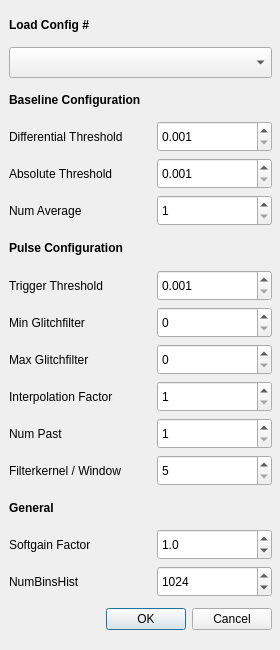
<?xml version="1.0" encoding="UTF-8"?>
<ui version="4.0">
 <class>AnalyzerSettings</class>
 <widget class="QDialog" name="AnalyzerSettings">
  <property name="geometry">
   <rect>
    <x>0</x>
    <y>0</y>
    <width>280</width>
    <height>650</height>
   </rect>
  </property>
  <property name="minimumSize">
   <size>
    <width>280</width>
    <height>650</height>
   </size>
  </property>
  <property name="maximumSize">
   <size>
    <width>280</width>
    <height>650</height>
   </size>
  </property>
  <property name="windowTitle">
   <string>Dialog</string>
  </property>
  <widget class="QWidget" name="layoutWidget">
   <property name="geometry">
    <rect>
     <x>9</x>
     <y>9</y>
     <width>263</width>
     <height>627</height>
    </rect>
   </property>
   <layout class="QGridLayout" name="gridLayout">
    <item row="0" column="0" colspan="2">
     <widget class="QLabel" name="SpPLabel">
      <property name="minimumSize">
       <size>
        <width>259</width>
        <height>31</height>
       </size>
      </property>
      <property name="font">
       <font>
        <weight>75</weight>
        <bold>true</bold>
       </font>
      </property>
      <property name="text">
       <string>Load Config #</string>
      </property>
     </widget>
    </item>
    <item row="1" column="0" colspan="2">
     <widget class="QComboBox" name="SpPcomboBox">
      <property name="minimumSize">
       <size>
        <width>259</width>
        <height>31</height>
       </size>
      </property>
     </widget>
    </item>
    <item row="2" column="0" colspan="2">
     <widget class="QLabel" name="BaselineNameLabel">
      <property name="minimumSize">
       <size>
        <width>259</width>
        <height>31</height>
       </size>
      </property>
      <property name="font">
       <font>
        <weight>75</weight>
        <bold>true</bold>
       </font>
      </property>
      <property name="text">
       <string>Baseline Configuration</string>
      </property>
     </widget>
    </item>
    <item row="3" column="0">
     <widget class="QLabel" name="BLdiffThreshLabel">
      <property name="minimumSize">
       <size>
        <width>142</width>
        <height>31</height>
       </size>
      </property>
      <property name="text">
       <string>Differential Threshold</string>
      </property>
     </widget>
    </item>
    <item row="3" column="1">
     <widget class="QDoubleSpinBox" name="BLdiffThreshSpinBox">
      <property name="minimumSize">
       <size>
        <width>111</width>
        <height>31</height>
       </size>
      </property>
      <property name="decimals">
       <number>3</number>
      </property>
      <property name="minimum">
       <double>0.001000000000000</double>
      </property>
      <property name="maximum">
       <double>1.000000000000000</double>
      </property>
      <property name="singleStep">
       <double>0.001000000000000</double>
      </property>
      <property name="value">
       <double>0.001000000000000</double>
      </property>
     </widget>
    </item>
    <item row="4" column="0">
     <widget class="QLabel" name="BLabsThreshLabel">
      <property name="minimumSize">
       <size>
        <width>142</width>
        <height>31</height>
       </size>
      </property>
      <property name="text">
       <string>Absolute Threshold</string>
      </property>
     </widget>
    </item>
    <item row="4" column="1">
     <widget class="QDoubleSpinBox" name="BLabsThreshSpinBox">
      <property name="minimumSize">
       <size>
        <width>111</width>
        <height>31</height>
       </size>
      </property>
      <property name="decimals">
       <number>3</number>
      </property>
      <property name="minimum">
       <double>0.001000000000000</double>
      </property>
      <property name="maximum">
       <double>1.000000000000000</double>
      </property>
      <property name="singleStep">
       <double>0.001000000000000</double>
      </property>
      <property name="value">
       <double>0.001000000000000</double>
      </property>
     </widget>
    </item>
    <item row="5" column="0">
     <widget class="QLabel" name="BLnumAvrgLabel">
      <property name="minimumSize">
       <size>
        <width>142</width>
        <height>31</height>
       </size>
      </property>
      <property name="text">
       <string>Num Average</string>
      </property>
     </widget>
    </item>
    <item row="5" column="1">
     <widget class="QSpinBox" name="BLnumAvrgSpinBox">
      <property name="minimumSize">
       <size>
        <width>111</width>
        <height>31</height>
       </size>
      </property>
      <property name="minimum">
       <number>1</number>
      </property>
      <property name="value">
       <number>1</number>
      </property>
     </widget>
    </item>
    <item row="6" column="0" colspan="2">
     <widget class="QLabel" name="PulseNameLabel">
      <property name="minimumSize">
       <size>
        <width>259</width>
        <height>31</height>
       </size>
      </property>
      <property name="font">
       <font>
        <weight>75</weight>
        <bold>true</bold>
       </font>
      </property>
      <property name="text">
       <string>Pulse Configuration</string>
      </property>
     </widget>
    </item>
    <item row="7" column="0">
     <widget class="QLabel" name="PTrigThreshLabel">
      <property name="minimumSize">
       <size>
        <width>142</width>
        <height>31</height>
       </size>
      </property>
      <property name="text">
       <string>Trigger Threshold</string>
      </property>
     </widget>
    </item>
    <item row="7" column="1">
     <widget class="QDoubleSpinBox" name="PTrigThreshSpinBox">
      <property name="minimumSize">
       <size>
        <width>111</width>
        <height>31</height>
       </size>
      </property>
      <property name="decimals">
       <number>3</number>
      </property>
      <property name="minimum">
       <double>0.001000000000000</double>
      </property>
      <property name="maximum">
       <double>1.000000000000000</double>
      </property>
      <property name="singleStep">
       <double>0.001000000000000</double>
      </property>
      <property name="value">
       <double>0.001000000000000</double>
      </property>
     </widget>
    </item>
    <item row="8" column="0">
     <widget class="QLabel" name="PminGlitchLabel">
      <property name="minimumSize">
       <size>
        <width>142</width>
        <height>31</height>
       </size>
      </property>
      <property name="text">
       <string>Min Glitchfilter</string>
      </property>
     </widget>
    </item>
    <item row="8" column="1">
     <widget class="QSpinBox" name="PminGlitchSpinBox">
      <property name="minimumSize">
       <size>
        <width>111</width>
        <height>31</height>
       </size>
      </property>
      <property name="value">
       <number>0</number>
      </property>
     </widget>
    </item>
    <item row="9" column="0">
     <widget class="QLabel" name="PmaxGlitchLabel">
      <property name="minimumSize">
       <size>
        <width>142</width>
        <height>31</height>
       </size>
      </property>
      <property name="text">
       <string>Max Glitchfilter</string>
      </property>
     </widget>
    </item>
    <item row="9" column="1">
     <widget class="QSpinBox" name="PmaxGlitchSpinBox">
      <property name="minimumSize">
       <size>
        <width>111</width>
        <height>31</height>
       </size>
      </property>
      <property name="value">
       <number>0</number>
      </property>
     </widget>
    </item>
    <item row="10" column="0">
     <widget class="QLabel" name="PIntrplntFactor">
      <property name="minimumSize">
       <size>
        <width>142</width>
        <height>31</height>
       </size>
      </property>
      <property name="text">
       <string>Interpolation Factor</string>
      </property>
     </widget>
    </item>
    <item row="10" column="1">
     <widget class="QSpinBox" name="PIntrplntSpinBox">
      <property name="minimumSize">
       <size>
        <width>111</width>
        <height>31</height>
       </size>
      </property>
      <property name="minimum">
       <number>1</number>
      </property>
      <property name="value">
       <number>1</number>
      </property>
     </widget>
    </item>
    <item row="11" column="0">
     <widget class="QLabel" name="PnumPastLabel">
      <property name="minimumSize">
       <size>
        <width>142</width>
        <height>31</height>
       </size>
      </property>
      <property name="text">
       <string>Num Past</string>
      </property>
     </widget>
    </item>
    <item row="11" column="1">
     <widget class="QSpinBox" name="PnumPastSpinBox">
      <property name="minimumSize">
       <size>
        <width>111</width>
        <height>31</height>
       </size>
      </property>
      <property name="minimum">
       <number>1</number>
      </property>
      <property name="value">
       <number>1</number>
      </property>
     </widget>
    </item>
    <item row="12" column="0">
     <widget class="QLabel" name="PNumKernelLabel">
      <property name="minimumSize">
       <size>
        <width>142</width>
        <height>31</height>
       </size>
      </property>
      <property name="text">
       <string>Filterkernel / Window</string>
      </property>
     </widget>
    </item>
    <item row="12" column="1">
     <widget class="QSpinBox" name="PNumKernelSpinBox">
      <property name="minimumSize">
       <size>
        <width>111</width>
        <height>31</height>
       </size>
      </property>
      <property name="minimum">
       <number>5</number>
      </property>
      <property name="value">
       <number>5</number>
      </property>
     </widget>
    </item>
    <item row="13" column="0" colspan="2">
     <widget class="QLabel" name="GenNameLabel">
      <property name="minimumSize">
       <size>
        <width>259</width>
        <height>31</height>
       </size>
      </property>
      <property name="font">
       <font>
        <weight>75</weight>
        <bold>true</bold>
       </font>
      </property>
      <property name="text">
       <string>General</string>
      </property>
     </widget>
    </item>
    <item row="14" column="0">
     <widget class="QLabel" name="GenSoftGainLabel">
      <property name="minimumSize">
       <size>
        <width>142</width>
        <height>31</height>
       </size>
      </property>
      <property name="text">
       <string>Softgain Factor</string>
      </property>
     </widget>
    </item>
    <item row="14" column="1">
     <widget class="QDoubleSpinBox" name="GenSoftGainSpinBox">
      <property name="minimumSize">
       <size>
        <width>111</width>
        <height>31</height>
       </size>
      </property>
      <property name="decimals">
       <number>1</number>
      </property>
      <property name="singleStep">
       <double>0.100000000000000</double>
      </property>
      <property name="value">
       <double>1.000000000000000</double>
      </property>
     </widget>
    </item>
    <item row="15" column="0">
     <widget class="QLabel" name="GenNumBinsHistLabel">
      <property name="minimumSize">
       <size>
        <width>142</width>
        <height>31</height>
       </size>
      </property>
      <property name="text">
       <string>NumBinsHist</string>
      </property>
     </widget>
    </item>
    <item row="15" column="1">
     <widget class="QSpinBox" name="GenNumBinsHistSpinBox">
      <property name="minimumSize">
       <size>
        <width>111</width>
        <height>31</height>
       </size>
      </property>
      <property name="minimum">
       <number>10</number>
      </property>
      <property name="maximum">
       <number>100000</number>
      </property>
      <property name="value">
       <number>1024</number>
      </property>
     </widget>
    </item>
    <item row="16" column="0" colspan="2">
     <widget class="QDialogButtonBox" name="buttonBox">
      <property name="minimumSize">
       <size>
        <width>200</width>
        <height>33</height>
       </size>
      </property>
      <property name="orientation">
       <enum>Qt::Horizontal</enum>
      </property>
      <property name="standardButtons">
       <set>QDialogButtonBox::Cancel|QDialogButtonBox::Ok</set>
      </property>
     </widget>
    </item>
   </layout>
  </widget>
 </widget>
 <resources/>
 <connections>
  <connection>
   <sender>buttonBox</sender>
   <signal>accepted()</signal>
   <receiver>AnalyzerSettings</receiver>
   <slot>accept()</slot>
   <hints>
    <hint type="sourcelabel">
     <x>248</x>
     <y>254</y>
    </hint>
    <hint type="destinationlabel">
     <x>157</x>
     <y>274</y>
    </hint>
   </hints>
  </connection>
  <connection>
   <sender>buttonBox</sender>
   <signal>rejected()</signal>
   <receiver>AnalyzerSettings</receiver>
   <slot>reject()</slot>
   <hints>
    <hint type="sourcelabel">
     <x>316</x>
     <y>260</y>
    </hint>
    <hint type="destinationlabel">
     <x>286</x>
     <y>274</y>
    </hint>
   </hints>
  </connection>
 </connections>
</ui>
